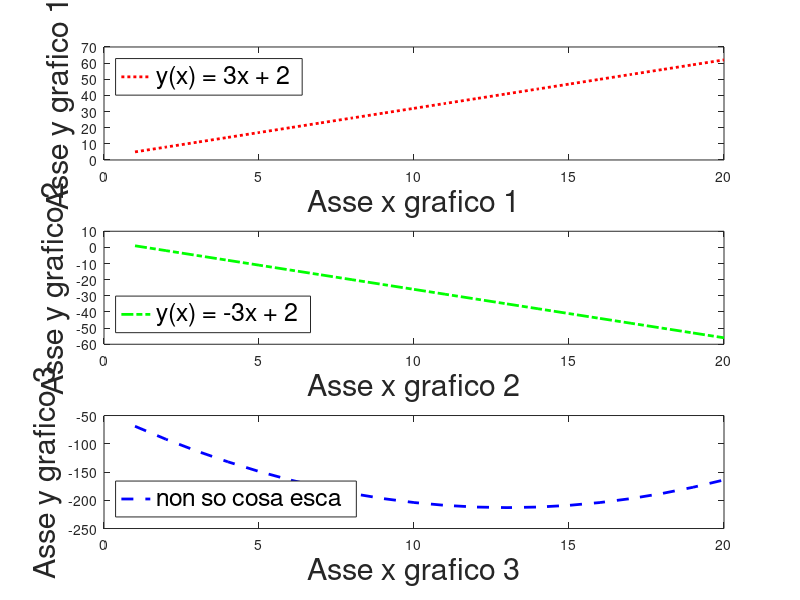

Recreate this plot in MATLAB.
%-------------------------------------------------------------------------%
%   __  __    _  _____ _        _    ____    _  _      ____    _ ____     %
%  |  \/  |  / \|_   _| |      / \  | __ )  | || |    / ___|__| |  _ \    %
%  | |\/| | / _ \ | | | |     / _ \ |  _ \  | || |_  | |   / _` | |_) |   %
%  | |  | |/ ___ \| | | |___ / ___ \| |_) | |__   _| | |__| (_| |  __/    %
%  |_|  |_/_/   \_\_| |_____/_/   \_\____/     |_|    \____\__,_|_|       %
%                                                                         %
%-------------------------------------------------------------------------%
%                                                                         %
%   Author: Marco Mehl <marco.mehl@polimi.it>                             %
%           Timoteo Dinelli <timoteo.dinelli@polimi.it>                   %
%   CRECK Modeling Group <http://creckmodeling.chem.polimi.it>            %
%   Department of Chemistry, Materials and Chemical Engineering           %
%   Politecnico di Milano                                                 %
%   P.zza Leonardo da Vinci 32, 20133 Milano                              %
%                                                                         %
% ----------------------------------------------------------------------- %

close, clear, clc;

x = 1:1:20;

for i = 1:length(x)
    y(i) = 3 * x(i) + 2;
    y2(i) = -3 * x(i) + 4;
    y3(i) = x(i)^2 - 26 * x(i) - 44;
end

subplot(3,1,1)
plot(x, y, 'LineStyle',':', 'LineWidth',2, 'Color','red')
xlabel('Asse x grafico 1', 'FontSize', 22)
ylabel('Asse y grafico 1', 'FontSize', 22)
legend('y(x) = 3x + 2', 'FontSize', 18, 'Location', 'northwest')

subplot(3,1,2)
plot(x, y2, 'LineStyle', '-.', 'LineWidth', 2, 'Color', 'green')
xlabel('Asse x grafico 2', 'FontSize', 22)
ylabel('Asse y grafico 2', 'FontSize', 22)
legend('y(x) = -3x + 2', 'FontSize', 18, 'Location', 'southwest')

subplot(3,1,3)
plot(x, y3, 'LineStyle','--', 'LineWidth', 2, 'Color', 'blue')
xlabel('Asse x grafico 3', 'FontSize', 22)
ylabel('Asse y grafico 3', 'FontSize', 22)
legend('non so cosa esca', 'FontSize', 18, 'Location', 'southwest')
